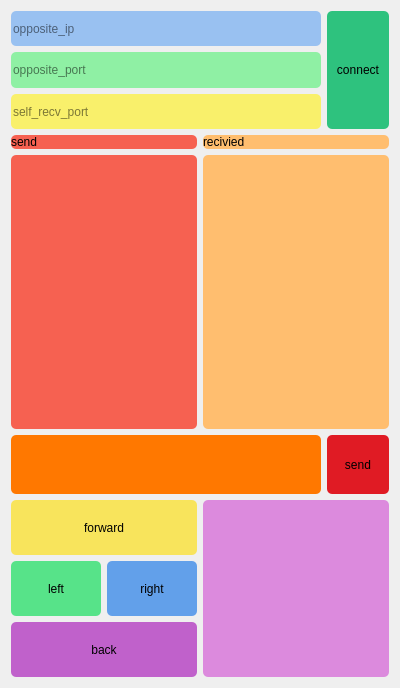
<?xml version="1.0" encoding="UTF-8"?>
<ui version="4.0">
 <class>Widget</class>
 <widget class="QWidget" name="Widget">
  <property name="geometry">
   <rect>
    <x>0</x>
    <y>0</y>
    <width>400</width>
    <height>688</height>
   </rect>
  </property>
  <property name="windowTitle">
   <string>Widget</string>
  </property>
  <layout class="QVBoxLayout" name="verticalLayout_3" stretch="2,5,1,3">
   <item>
    <layout class="QHBoxLayout" name="horizontalLayout_4" stretch="5,1">
     <item>
      <layout class="QVBoxLayout" name="verticalLayout_2">
       <item>
        <widget class="QLineEdit" name="ip_input">
         <property name="sizePolicy">
          <sizepolicy hsizetype="Expanding" vsizetype="Preferred">
           <horstretch>0</horstretch>
           <verstretch>0</verstretch>
          </sizepolicy>
         </property>
         <property name="focusPolicy">
          <enum>Qt::ClickFocus</enum>
         </property>
         <property name="styleSheet">
          <string notr="true">border-radius: 5px;
background-color: rgb(153, 193, 241);
border-color: rgb(222, 221, 218);</string>
         </property>
         <property name="inputMask">
          <string/>
         </property>
         <property name="text">
          <string/>
         </property>
         <property name="placeholderText">
          <string>opposite_ip</string>
         </property>
        </widget>
       </item>
       <item>
        <widget class="QLineEdit" name="port_input">
         <property name="sizePolicy">
          <sizepolicy hsizetype="Expanding" vsizetype="Preferred">
           <horstretch>0</horstretch>
           <verstretch>0</verstretch>
          </sizepolicy>
         </property>
         <property name="focusPolicy">
          <enum>Qt::ClickFocus</enum>
         </property>
         <property name="styleSheet">
          <string notr="true">border-radius: 5px;
background-color: rgb(143, 240, 164);
border-color: rgb(222, 221, 218);</string>
         </property>
         <property name="inputMask">
          <string/>
         </property>
         <property name="text">
          <string/>
         </property>
         <property name="placeholderText">
          <string>opposite_port</string>
         </property>
        </widget>
       </item>
       <item>
        <widget class="QLineEdit" name="self_recv_port_input">
         <property name="sizePolicy">
          <sizepolicy hsizetype="Expanding" vsizetype="Preferred">
           <horstretch>0</horstretch>
           <verstretch>0</verstretch>
          </sizepolicy>
         </property>
         <property name="focusPolicy">
          <enum>Qt::ClickFocus</enum>
         </property>
         <property name="styleSheet">
          <string notr="true">border-radius: 5px;
background-color: rgb(249, 240, 107);
border-color: rgb(222, 221, 218);</string>
         </property>
         <property name="inputMask">
          <string/>
         </property>
         <property name="text">
          <string/>
         </property>
         <property name="placeholderText">
          <string>self_recv_port</string>
         </property>
        </widget>
       </item>
      </layout>
     </item>
     <item>
      <widget class="QPushButton" name="connect_Button">
       <property name="sizePolicy">
        <sizepolicy hsizetype="Minimum" vsizetype="Preferred">
         <horstretch>0</horstretch>
         <verstretch>0</verstretch>
        </sizepolicy>
       </property>
       <property name="styleSheet">
        <string notr="true">border-radius: 5px;
border-color: rgb(222, 221, 218);
background-color: rgb(46, 194, 126);</string>
       </property>
       <property name="text">
        <string>connect</string>
       </property>
      </widget>
     </item>
    </layout>
   </item>
   <item>
    <layout class="QGridLayout" name="gridLayout">
     <item row="0" column="2">
      <widget class="QLabel" name="label_2">
       <property name="styleSheet">
        <string notr="true">border-radius: 5px;
border-color: rgb(222, 221, 218);
background-color: rgb(255, 190, 111);</string>
       </property>
       <property name="text">
        <string>recivied</string>
       </property>
      </widget>
     </item>
     <item row="1" column="0">
      <widget class="QTextEdit" name="send_Edit">
       <property name="focusPolicy">
        <enum>Qt::NoFocus</enum>
       </property>
       <property name="styleSheet">
        <string notr="true">border-radius: 5px;
border-color: rgb(222, 221, 218);
background-color: rgb(246, 97, 81);</string>
       </property>
       <property name="readOnly">
        <bool>true</bool>
       </property>
      </widget>
     </item>
     <item row="1" column="2">
      <widget class="QTextEdit" name="recivied_Edit">
       <property name="focusPolicy">
        <enum>Qt::NoFocus</enum>
       </property>
       <property name="styleSheet">
        <string notr="true">border-radius: 5px;
border-color: rgb(222, 221, 218);
background-color: rgb(255, 190, 111);</string>
       </property>
       <property name="readOnly">
        <bool>true</bool>
       </property>
      </widget>
     </item>
     <item row="0" column="0">
      <widget class="QLabel" name="label">
       <property name="styleSheet">
        <string notr="true">border-radius: 5px;
border-color: rgb(222, 221, 218);
background-color: rgb(246, 97, 81);</string>
       </property>
       <property name="text">
        <string>send</string>
       </property>
      </widget>
     </item>
    </layout>
   </item>
   <item>
    <layout class="QHBoxLayout" name="horizontalLayout_3" stretch="5,1">
     <item>
      <widget class="QLineEdit" name="send_message_edit">
       <property name="sizePolicy">
        <sizepolicy hsizetype="Expanding" vsizetype="Preferred">
         <horstretch>0</horstretch>
         <verstretch>0</verstretch>
        </sizepolicy>
       </property>
       <property name="focusPolicy">
        <enum>Qt::ClickFocus</enum>
       </property>
       <property name="styleSheet">
        <string notr="true">border-radius: 5px;
border-color: rgb(222, 221, 218);
background-color: rgb(255, 120, 0);</string>
       </property>
       <property name="placeholderText">
        <string extracomment="self_port"/>
       </property>
      </widget>
     </item>
     <item>
      <widget class="QPushButton" name="send_Button">
       <property name="sizePolicy">
        <sizepolicy hsizetype="Minimum" vsizetype="Preferred">
         <horstretch>0</horstretch>
         <verstretch>0</verstretch>
        </sizepolicy>
       </property>
       <property name="styleSheet">
        <string notr="true">border-radius: 5px;
border-color: rgb(222, 221, 218);
background-color: rgb(224, 27, 36);</string>
       </property>
       <property name="text">
        <string>send</string>
       </property>
      </widget>
     </item>
    </layout>
   </item>
   <item>
    <layout class="QHBoxLayout" name="horizontalLayout_2">
     <item>
      <layout class="QVBoxLayout" name="verticalLayout">
       <item>
        <widget class="QPushButton" name="forward_Button">
         <property name="sizePolicy">
          <sizepolicy hsizetype="Minimum" vsizetype="Preferred">
           <horstretch>0</horstretch>
           <verstretch>0</verstretch>
          </sizepolicy>
         </property>
         <property name="styleSheet">
          <string notr="true">border-radius: 5px;
border-color: rgb(222, 221, 218);
background-color: rgb(248, 228, 92);</string>
         </property>
         <property name="text">
          <string>forward</string>
         </property>
        </widget>
       </item>
       <item>
        <layout class="QHBoxLayout" name="horizontalLayout">
         <item>
          <widget class="QPushButton" name="left_Button">
           <property name="sizePolicy">
            <sizepolicy hsizetype="Minimum" vsizetype="Preferred">
             <horstretch>0</horstretch>
             <verstretch>0</verstretch>
            </sizepolicy>
           </property>
           <property name="styleSheet">
            <string notr="true">border-radius: 5px;
border-color: rgb(222, 221, 218);
background-color: rgb(87, 227, 137);</string>
           </property>
           <property name="text">
            <string>left</string>
           </property>
          </widget>
         </item>
         <item>
          <widget class="QPushButton" name="right_Button">
           <property name="sizePolicy">
            <sizepolicy hsizetype="Minimum" vsizetype="Preferred">
             <horstretch>0</horstretch>
             <verstretch>0</verstretch>
            </sizepolicy>
           </property>
           <property name="styleSheet">
            <string notr="true">border-radius: 5px;
border-color: rgb(222, 221, 218);
background-color: rgb(98, 160, 234);</string>
           </property>
           <property name="text">
            <string>right</string>
           </property>
          </widget>
         </item>
        </layout>
       </item>
       <item>
        <widget class="QPushButton" name="back_Button">
         <property name="sizePolicy">
          <sizepolicy hsizetype="Minimum" vsizetype="Preferred">
           <horstretch>0</horstretch>
           <verstretch>0</verstretch>
          </sizepolicy>
         </property>
         <property name="styleSheet">
          <string notr="true">border-radius: 5px;
border-color: rgb(222, 221, 218);
background-color: rgb(192, 97, 203);</string>
         </property>
         <property name="text">
          <string>back</string>
         </property>
        </widget>
       </item>
      </layout>
     </item>
     <item>
      <widget class="rocker_bar" name="rocker" native="true">
       <property name="styleSheet">
        <string notr="true">#rocker
{
	border-radius: 5px;
	border-color: rgb(222, 221, 218);
	background-color: rgb(220, 138, 221);
}</string>
       </property>
      </widget>
     </item>
    </layout>
   </item>
  </layout>
 </widget>
 <customwidgets>
  <customwidget>
   <class>rocker_bar</class>
   <extends>QWidget</extends>
   <header location="global">rocker_bar.h</header>
   <container>1</container>
  </customwidget>
 </customwidgets>
 <resources/>
 <connections/>
</ui>
